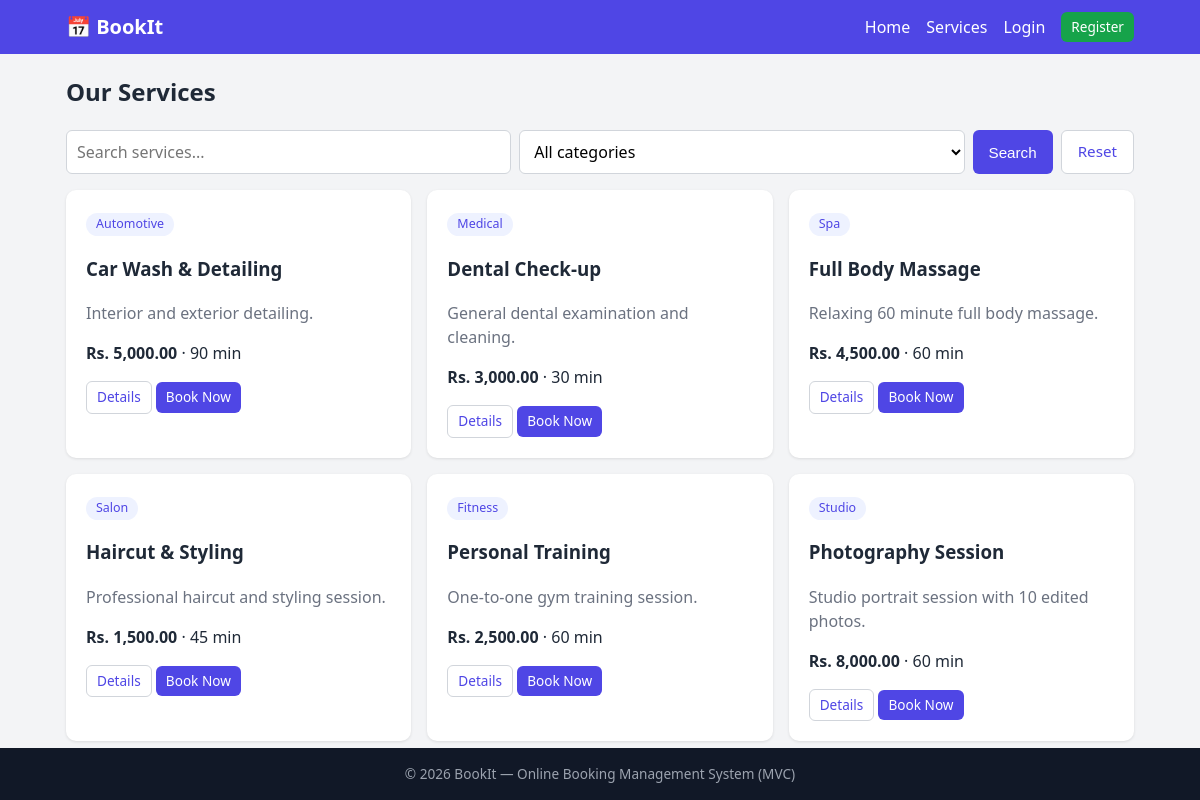
/index.php?url=service, run on the app's committed database.
### tables this page shows
CREATE TABLE services (
    id INT AUTO_INCREMENT PRIMARY KEY,
    name VARCHAR(120) NOT NULL,
    category VARCHAR(60) NOT NULL,
    description TEXT,
    price DECIMAL(10,2) NOT NULL DEFAULT 0,
    duration_minutes INT NOT NULL DEFAULT 60,
    is_active TINYINT(1) NOT NULL DEFAULT 1,
    created_at TIMESTAMP DEFAULT CURRENT_TIMESTAMP
);

### core/Controller.php (called while the page is built, shortened)
<?php
abstract class Controller {
    protected function view($view, $data = []) {
        extract($data);
        require __DIR__ . '/../views/layout/header.php';
        require __DIR__ . "/../views/$view.php";
        require __DIR__ . '/../views/layout/footer.php';
    }
}

### controllers/ServiceController.php (called while the page is built, shortened)
<?php
class ServiceController extends Controller {
    public function index() {
        $m = $this->model('Service');
        $search = trim($_GET['q'] ?? '');
        $cat    = trim($_GET['category'] ?? '');
        $this->view('services/index', [
            'title' => 'Services',
            'services' => $m->all($search, $cat),
            'categories' => $m->categories(),
            'search' => $search, 'category' => $cat,
        ]);
    }
}

### core/App.php (called while the page is built, shortened)
<?php
class App {
    public function __construct() {
        $parts = isset($_GET['url']) ? explode('/', trim($_GET['url'], '/')) : [];
        $controller = new $class();
        $method = !empty($parts[1]) ? preg_replace('/[^a-zA-Z0-9_]/', '', $parts[1]) : 'index';
        call_user_func_array([$controller, $method], array_slice($parts, 2));
    }
}

### index.php (called while the page is built, shortened)
<?php
require_once __DIR__ . '/core/helpers.php';
spl_autoload_register(function ($class) {
    foreach (['core', 'controllers', 'models'] as $dir) {
        $file = __DIR__ . "/$dir/$class.php";
        if (file_exists($file)) { require_once $file; return; }
    }
});
new App();

### core/helpers.php (called while the page is built, shortened)
<?php
function url($path = '')   { return BASE_URL . '/index.php?url=' . ltrim($path, '/'); }
function e($v)             { return htmlspecialchars((string)$v, ENT_QUOTES, 'UTF-8'); }

### core/Model.php (called while the page is built, shortened)
<?php
abstract class Model {
    public function __construct() { $this->db = Database::connect(); }
}

### core/Database.php (called while the page is built)
<?php
class Database {
    private static $pdo = null;
    public static function connect() {
        if (self::$pdo === null) {
            try {
                self::$pdo = new PDO(
                    'mysql:host=' . DB_HOST . ';dbname=' . DB_NAME . ';charset=utf8mb4',
                    DB_USER, DB_PASS,
                    [PDO::ATTR_ERRMODE => PDO::ERRMODE_EXCEPTION,
                     PDO::ATTR_DEFAULT_FETCH_MODE => PDO::FETCH_ASSOC,
                     PDO::ATTR_EMULATE_PREPARES => false]
                );
            } catch (PDOException $e) {
                die('Database connection failed: ' . $e->getMessage());
            }
        }
        return self::$pdo;
    }
}

### models/Service.php (called while the page is built, shortened)
<?php
class Service extends Model {
    public function all($search = '', $category = '', $onlyActive = true) {
        $sql = 'SELECT * FROM services WHERE 1=1';
        $p = [];
        if ($onlyActive)  { $sql .= ' AND is_active = 1'; }
        $s = $this->db->prepare($sql . ' ORDER BY name');
        $s->execute($p);
        return $s->fetchAll();
    }
}

### views/services/index.php (the view, shortened to what this page needs)
<h2>Our Services</h2>
<form class="filters" method="get" action="<?= BASE_URL ?>/index.php">
  <input type="text" name="q" placeholder="Search services..." value="<?= e($search) ?>">
  <select name="category">
    <option value="">All categories</option>
  </select>
  <button class="btn">Search</button>
  <a class="btn btn-light" href="<?= url('service') ?>">Reset</a>
</form>
<div class="grid">
<?php foreach ($services as $s): ?>
  <div class="card">
    <span class="badge"><?= e($s['category']) ?></span>
    <h3><?= e($s['name']) ?></h3>
    <p class="muted"><?= e($s['description']) ?></p>
    <p><strong>Rs. <?= number_format($s['price'], 2) ?></strong> &middot; <?= (int)$s['duration_minutes'] ?> min</p>
    <a class="btn btn-sm btn-light" href="<?= url('service/show/' . $s['id']) ?>">Details</a>
    <a class="btn btn-sm" href="<?= url('booking/create/' . $s['id']) ?>">Book Now</a>
  </div>
<?php endforeach; ?>
</div>

### assets/css/style.css (style rules this page uses)
:root { --primary:#4f46e5;--primary-d:#4338ca;--bg:#f3f4f6;--card:#fff;--text:#1f2937;--muted:#6b7280;--danger:#dc2626;--ok:#16a34a;--warn:#d97706 }
* { box-sizing:border-box }
body { margin:0;font-family:Segoe UI,Roboto,Arial,sans-serif;background:var(--bg);color:var(--text);line-height:1.5;display:flex;flex-direction:column;min-height:100vh }
a { color:var(--primary);text-decoration:none }
.btn { display:inline-block;background:var(--primary);color:#fff;border:0;padding:9px 16px;border-radius:6px;cursor:pointer;font-size:.95rem }
.btn-sm { padding:5px 10px;font-size:.85rem }
.btn-light { background:#fff;color:var(--primary);border:1px solid #d1d5db }
.card { background:var(--card);border-radius:10px;padding:20px;box-shadow:0 1px 3px rgba(0,0,0,.1);margin-bottom:16px }
.grid { display:grid;grid-template-columns:repeat(auto-fill,minmax(280px,1fr));gap:16px }
.grid .card { margin-bottom:0 }
.muted { color:var(--muted) }
.badge { display:inline-block;background:#eef2ff;color:var(--primary);padding:2px 10px;border-radius:99px;font-size:.78rem }
input[type=text],input[type=email],input[type=password],input[type=date],input[type=number],textarea,select { width:100%;padding:9px 10px;border:1px solid #d1d5db;border-radius:6px;font:inherit;background:#fff }
.filters { display:flex;gap:8px;flex-wrap:wrap;margin-bottom:16px }
.filters input,.filters select { width:auto;flex:1;min-width:160px }

### data on the page
services: category "Automotive", name "Car Wash & Detailing", description "Interior and exterior detailing.", price "5,000.00", duration_minutes "90"
services: category "Medical", name "Dental Check-up", description "General dental examination and cleaning.", price "3,000.00", duration_minutes "30"
services: category "Spa", name "Full Body Massage", description "Relaxing 60 minute full body massage.", price "4,500.00", duration_minutes "60"
services: category "Salon", name "Haircut & Styling", description "Professional haircut and styling session.", price "1,500.00", duration_minutes "45"
services: category "Fitness", name "Personal Training", description "One-to-one gym training session.", price "2,500.00", duration_minutes "60"
services: category "Studio", name "Photography Session", description "Studio portrait session with 10 edited photos.", price "8,000.00", duration_minutes "60"

### other printed values
APP_NAME "BookIt"
